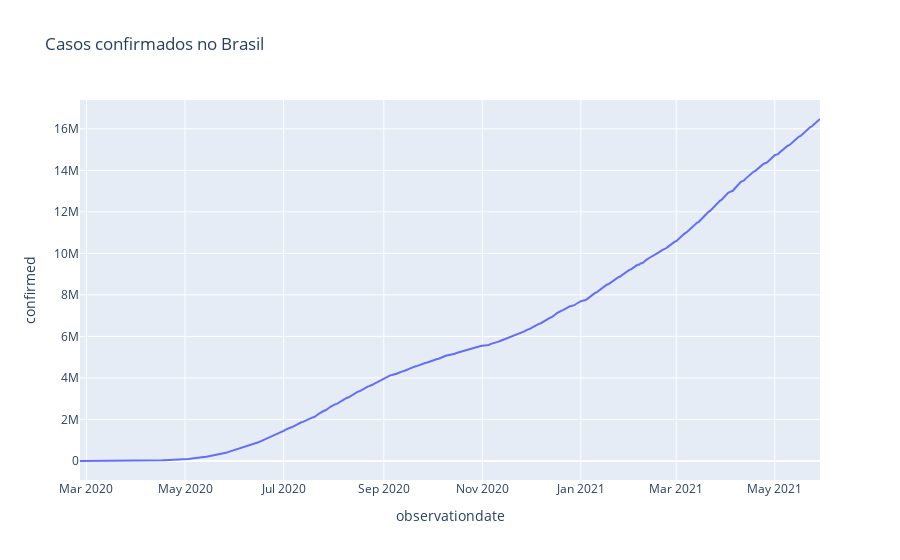

The notebook cell saved with this chart:
### Code cell
# Gráfico da evolução de casos confirmados
px.line(brasil_corrigido, 'observationdate', 'confirmed', title='Casos confirmados no Brasil')

### Figure 1 — Plotly figure (JSON) as saved in the notebook; plotly's stock layout.template omitted (floating-point values rounded to 4 significant figures; data arrays with more than 128 entries replaced by an {"elided": "..."} marker saying what was removed)
{"data": [{"hovertemplate": "observationdate=%{x}<br>confirmed=%{y}<extra></extra>", "legendgroup": "", "line": {"color": "#636efa", "dash": "solid"}, "marker": {"symbol": "circle"}, "mode": "lines", "name": "", "orientation": "v", "showlegend": false, "type": "scatter", "x": {"elided": "459 str values"}, "xaxis": "x", "y": {"elided": "459 int values"}, "yaxis": "y"}], "layout": {"legend": {"tracegroupgap": 0}, "title": {"text": "Casos confirmados no Brasil"}, "xaxis": {"anchor": "y", "domain": [0, 1], "title": {"text": "observationdate"}}, "yaxis": {"anchor": "x", "domain": [0, 1], "title": {"text": "confirmed"}}}}
